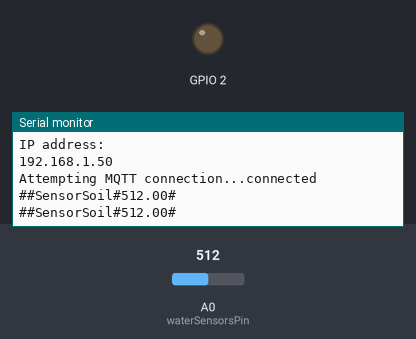
Bench run of a sketch on a simulated ESP8266 (NodeMCU). Parts: output pins drawn as LEDs (lit = HIGH), the last lines printed to the serial monitor. The inputs (shaded band) are chosen by the test bench; at power-on: A0 (waterSensorsPin) = 512. WiFi joins after 1.5 s; servers stay silent unless stated; no MQTT or app messages arrive unless stated.

Above: at 2.7 s.
2.8 s: A0 (waterSensorsPin) set to 11
At 4.0 s:
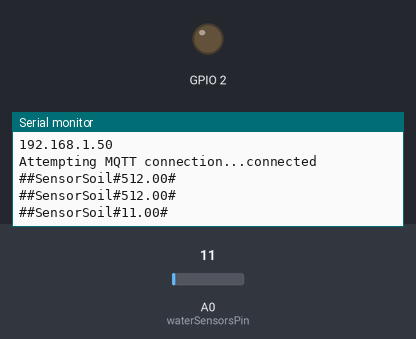
4.3 s: A0 (waterSensorsPin) set to 8
At 5.4 s:
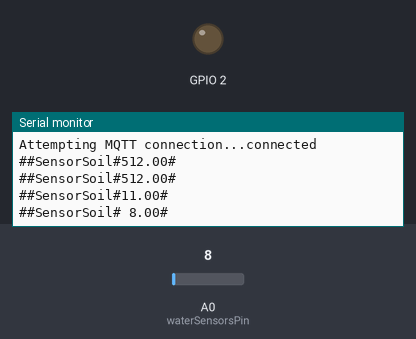

Measured:
- the behaviour switches between 10 and 9 on A0 (waterSensorsPin) (found by bisection; images 1 and 2)
- after the input at 2.8 s, the serial monitor: prints a new line after 0.77 s (image 1)
- after the input at 4.3 s, the serial monitor: prints a new line after 0.27 s (image 2)

The sketch:

soil.ino
```cpp
/*
 Basic ESP8266 MQTT example

 This sketch demonstrates the capabilities of the pubsub library in combination
 with the ESP8266 board/library.

 It connects to an MQTT server then:
  - publishes "hello world" to the topic "outTopic" every two seconds
  - subscribes to the topic "inTopic", printing out any messages
    it receives. NB - it assumes the received payloads are strings not binary
  - If the first character of the topic "inTopic" is an 1, switch ON the ESP Led,
    else switch it off

 It will reconnect to the server if the connection is lost using a blocking
 reconnect function. See the 'mqtt_reconnect_nonblocking' example for how to
 achieve the same result without blocking the main loop.

 To install the ESP8266 board, (using Arduino 1.6.4+):
  - Add the following 3rd party board manager under "File -> Preferences -> Additional Boards Manager URLs":
       http://arduino.esp8266.com/stable/package_esp8266com_index.json
  - Open the "Tools -> Board -> Board Manager" and click install for the ESP8266"
  - Select your ESP8266 in "Tools -> Board"

*/

#include <ESP8266WiFi.h>
#include <PubSubClient.h>

// Update these with values suitable for your network.

const char* ssid = "................";
const char* password = "................";
const char* mqtt_server = "rmq1.pptik.id";
const char* mqtt_username = ".............";
const char* mqtt_password = ".............";
const char* mqtt_clientid = ".............";
const char* mqtt_in_topic = ".............";
const char* mqtt_out_topic = "............";

char* data;
char message_buffer[10];

WiFiClient espClient;
PubSubClient client(espClient);
long lastMsg = 0;
char msg[50];
int value = 0;

int waterSensorsPin = A0;

void setup() {
  pinMode(BUILTIN_LED, OUTPUT);     // Initialize the BUILTIN_LED pin as an output
  Serial.begin(115200);
  setup_wifi();
  client.setServer(mqtt_server, 1883);
  client.setCallback(callback);

  pinMode(waterSensorsPin, INPUT);
}

void setup_wifi() {

  delay(10);
  // We start by connecting to a WiFi network
  Serial.println();
  Serial.print("Connecting to ");
  Serial.println(ssid);

  WiFi.begin(ssid, password);

  while (WiFi.status() != WL_CONNECTED) {
    delay(500);
    Serial.print(".");
  }

  Serial.println("");
  Serial.println("WiFi connected");
  Serial.println("IP address: ");
  Serial.println(WiFi.localIP());
}

void callback(char* topic, byte* payload, unsigned int length) {
  Serial.print("Message arrived [");
  Serial.print(topic);
  Serial.print("] ");
  for (int i = 0; i < length; i++) {
    Serial.print((char)payload[i]);
  }
  Serial.println();

  // Switch on the LED if an 1 was received as first character
  if ((char)payload[0] == '1') {
    digitalWrite(BUILTIN_LED, LOW);   // Turn the LED on (Note that LOW is the voltage level
    // but actually the LED is on; this is because
    // it is acive low on the ESP-01)
  } else {
    digitalWrite(BUILTIN_LED, HIGH);  // Turn the LED off by making the voltage HIGH
  }

}

void reconnect() {
  // Loop until we're reconnected
  while (!client.connected()) {
    Serial.print("Attempting MQTT connection...");
    // Attempt to connect
    if (client.connect(mqtt_clientid, mqtt_username, mqtt_password)) {
      Serial.println("connected");
      // Once connected, publish an announcement...
      //client.publish(mqtt_out_topic, "hello world");
      // ... and resubscribe
      //client.subscribe(mqtt_in_topic);
    } else {
      Serial.print("failed, rc=");
      Serial.print(client.state());
      Serial.println(" try again in 5 seconds");
      // Wait 5 seconds before retrying
      delay(5000);
    }
  }
}
void loop() {

  if (!client.connected()) {
    reconnect();
  }
  client.loop();

  String lokasi = "";
  String jenis = "SensorSoil";
  data = dtostrf(analogRead(waterSensorsPin), 5, 2, message_buffer);
  String publisheddata = "#" + lokasi + "#" + jenis + "#" + data + "#";

  Serial.println(publisheddata);
  client.publish(mqtt_out_topic, (char*)publisheddata.c_str());

  delay(1000);
}
```
